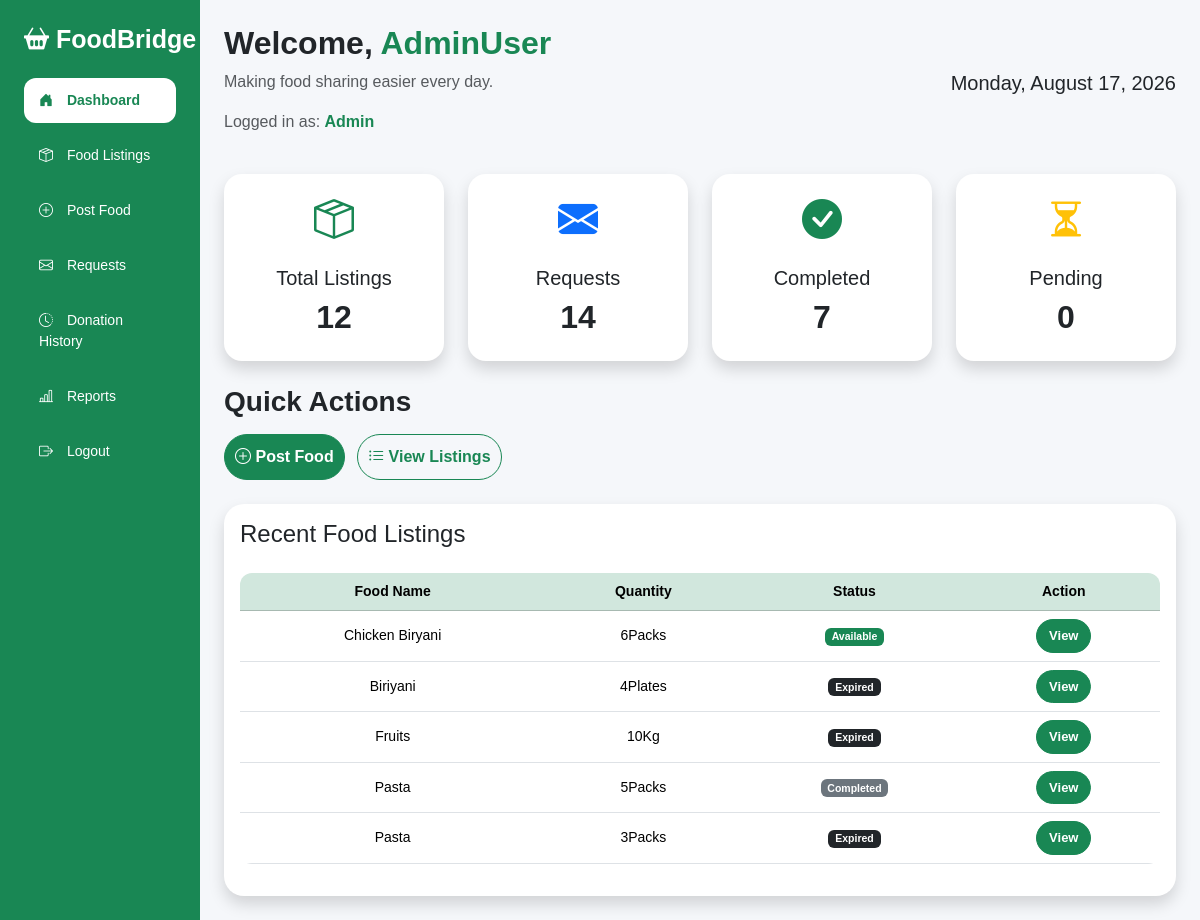
The app's page /FoodBridge_PHP/dashboard.php (signed in) with its own data.
### tables this page shows
CREATE TABLE `food_listing` (
  `listing_ID` int(11) NOT NULL,
  `donor_id` int(11) NOT NULL,
  `Food_Name` varchar(50) NOT NULL,
  `description` varchar(200) DEFAULT NULL,
  `quantity` int(11) NOT NULL,
  `unit` varchar(30) NOT NULL,
  `location` varchar(200) NOT NULL,
  `expiry_time` datetime NOT NULL,
  `status` varchar(30) NOT NULL,
  `created_at` datetime NOT NULL,
  `updated_at` datetime DEFAULT NULL
);

### FoodBridge_PHP/dashboard.php (the view, shortened to what this page needs)
<?php
include("config.php");
$sql = "SELECT COUNT(*) AS total_listings FROM FOOD_LISTING";
$result = mysqli_query($conn,$sql);
$total_listings = mysqli_fetch_assoc($result)['total_listings'];
$sql = "SELECT COUNT(*) AS total_requests FROM REQUEST";
$result = mysqli_query($conn,$sql);
$total_requests = mysqli_fetch_assoc($result)['total_requests'];
$sql = "SELECT COUNT(*) AS completed
FROM REQUEST
WHERE request_status='Completed'";
$result = mysqli_query($conn,$sql);
$completed = mysqli_fetch_assoc($result)['completed'];
$sql = "SELECT COUNT(*) AS pending
FROM REQUEST
WHERE request_status='Pending'";
$result = mysqli_query($conn,$sql);
$pending = mysqli_fetch_assoc($result)['pending'];
$sql = " SELECT * FROM FOOD_LISTING ORDER BY listing_ID DESC LIMIT 5 ";
$recent_result = mysqli_query($conn,$sql);
?>
<!DOCTYPE html>
<html lang="en">
<head>
    <link href="https://cdn.jsdelivr.net/npm/bootstrap@5.3.7/dist/css/bootstrap.min.css" rel="stylesheet">
    <link rel="stylesheet"
        href="https://cdn.jsdelivr.net/npm/bootstrap-icons@1.13.1/font/bootstrap-icons.min.css">
    <link rel="stylesheet" href="css/style.css">
</head>
<body>
    <div class="container-fluid">
        <div class="row">
            <div class="col-md-3 col-lg-2 sidebar p-4">
                <h3 class="text-white mb-4 sidebar-title">
    <i class="bi bi-basket2-fill"></i> FoodBridge
</h3>
                <a href="dashboard.php" class="active">
                    <i class="bi bi-house-door-fill"></i> Dashboard
                </a>
                <a href="food-listings.php">
                    <i class="bi bi-box-seam"></i> Food Listings
                </a>
<?php
if($_SESSION['role']=="Donor" || $_SESSION['role']=="Admin")
{
?>
<a href="post-food.php">
<i class="bi bi-plus-circle"></i> Post Food
</a>
<?php
}
?>
                <a href="request-food.php">
                    <i class="bi bi-envelope"></i> Requests
                </a>
                <a href="donation-history.php">
                    <i class="bi bi-clock-history"></i> Donation History
                </a>
                <a href="report.php">
                    <i class="bi bi-bar-chart-line"></i> Reports
                </a>
                <a href="logout.php">
                    <i class="bi bi-box-arrow-right"></i> Logout
                </a>
            </div>
            <div class="col-md-9 col-lg-10 p-4">
                <div class="d-flex justify-content-between align-items-center mb-4">
    <div>
        <h2>
          Welcome,
          <span class="text-success">
          <?php echo $_SESSION['full_name'];?>
          </span>
        </h2>
        <p class="text-muted">
            Making food sharing easier every day.
        </p>
        <p class="text-muted">
         Logged in as:
         <strong class="text-success">
         <?php echo $_SESSION['role']; ?>
         </strong>
        </p>
    </div>
    <div class="text-end">
        <h5 id="currentDate"></h5>
    </div>
</div>
                <div class="row">
                    <div class="col-md-6 col-lg-3 mb-4">
                        <div class="card shadow border-0 dashboard-card">
                            <div class="card-body text-center">
                                <i class="bi bi-box-seam text-success fs-1"></i>
                                <h5 class="mt-3">Total Listings</h5>
                                <h2><?php echo $total_listings; ?></h2>
                            </div>
                        </div>
                    </div>
                    <div class="col-md-6 col-lg-3 mb-4">
                        <div class="card shadow border-0 dashboard-card">
                            <div class="card-body text-center">
                                <i class="bi bi-envelope-fill text-primary fs-1"></i>
                                <h5 class="mt-3">Requests</h5>
                                <h2><?php echo $total_requests; ?></h2>
                            </div>
                        </div>
                    </div>
                    <div class="col-md-6 col-lg-3 mb-4">
                        <div class="card shadow border-0 dashboard-card">
                            <div class="card-body text-center">
                                <i class="bi bi-check-circle-fill text-success fs-1"></i>
                                <h5 class="mt-3">Completed</h5>
                                <h2><?php echo $completed; ?></h2>
                            </div>
                        </div>
                    </div>
                    <div class="col-md-6 col-lg-3 mb-4">
                        <div class="card shadow border-0 dashboard-card">
                            <div class="card-body text-center">
                                <i class="bi bi-hourglass-split text-warning fs-1"></i>
                                <h5 class="mt-3">Pending</h5>
                                <h2><?php echo $pending; ?></h2>
                            </div>
                        </div>
                    </div>
                </div>
                <div class="mb-4">
                    <h3 class="mb-3">Quick Actions</h3>
                    <a href="post-food.php" class="btn btn-success me-2">
                        <i class="bi bi-plus-circle"></i> Post Food
                    </a>
                    <a href="food-listings.php" class="btn btn-outline-success">
                        <i class="bi bi-list-ul"></i> View Listings
                    </a>
                </div>
                <div class="card shadow border-0">
                    <div class="card-body">
                        <h4 class="mb-4">
                            Recent Food Listings
                        </h4>
                        <div class="table-responsive">
                            <table class="table table-hover align-middle">
                                <thead class="table-success">
                                    <tr>
                                        <th>Food Name</th>
                                        <th>Quantity</th>
                                        <th>Status</th>
                                        <th>Action</th>
                                    </tr>
                                </thead>
                                <tbody>
<?php
while($row = mysqli_fetch_assoc($recent_result))
{
?>
<tr>
<td><?php echo $row['Food_Name']; ?></td>
<td>
<?php echo $row['quantity']; ?>
<?php echo $row['unit']; ?>
</td>
<td>
<?php
$status = $row['status'];
if($status=="Available")
{
$badge="success";
}
elseif($status=="Requested")
{
$badge="warning text-dark";
}
elseif($status=="Collected")
{
$badge="primary";
}
elseif($status=="Completed")
{
$badge="secondary";
}
else
{
$badge="dark";
}
?>
<span class="badge bg-<?php echo explode(" ",$badge)[0]; ?>
<?php if(str_contains($badge,"text-dark")) echo "text-dark"; ?>">
<?php echo $status; ?>
</span>
</td>
<td>
<a href="view-food.php?id=<?php echo $row['listing_ID']; ?>"
class="btn btn-success btn-sm">
View
</a>
</td>
</tr>
<?php
}
?>
                                </tbody>
                            </table>
                        </div>
                    </div>
                </div>
            </div>
        </div>
    </div>
</body>
</html>

### FoodBridge_PHP/css/style.css (style rules this page uses)
body { font-family: Arial, Helvetica, sans-serif; background-color: #f8f9fa; }
.card { transition: 0.3s; }
.btn { border-radius: 30px; padding: 10px 25px; }
.card { border-radius: 20px; }
.btn { border-radius: 30px; padding: 10px; font-weight: 600; }
h1,h2,h3 { font-weight: 700; }
.sidebar { background: #198754; min-height: 100vh; position: sticky; top: 0; }
.sidebar h3 { font-weight: 700; margin-bottom: 30px; }
.sidebar a { display: block; color: white; text-decoration: none; padding: 12px 15px; margin-bottom: 10px; border-radius: 12px; transition: all 0.3s ease; font-size: 14px; }
.sidebar a i { margin-right: 10px; }
.sidebar a.active { background: white; color: #198754; font-weight: bold; white-space: nowrap; }
.dashboard-card { border-radius: 18px; transition: all 0.3s ease; cursor: pointer; }
.dashboard-card i { transition: 0.3s; }
.table { border-radius: 12px; overflow: hidden; }
.table tbody tr { transition: 0.25s; }
.btn { transition: 0.3s; }
body { background: #f5f7fa; }
.table { font-size: 14px; }
.table th, .table td { text-align: center; vertical-align: middle; }
.table .btn { font-size: 13px; padding: 6px 12px; }
.sidebar-title { white-space: nowrap; font-size: 25px; }

### records on screen
food_listing: Food_Name "Chicken Biryani", quantity "6", unit "Packs", status "Available"
food_listing: Food_Name "Biriyani", quantity "4", unit "Plates", status "Expired"
food_listing: Food_Name "Fruits", quantity "10", unit "Kg", status "Expired"
food_listing: Food_Name "Pasta", quantity "5", unit "Packs", status "Completed"
food_listing: Food_Name "Pasta", quantity "3", unit "Packs", status "Expired"

### other values on screen
$_SESSION['full_name'] "AdminUser"
$_SESSION['role'] "Admin"
$total_listings "12"
$total_requests "14"
$completed "7"
$pending "0"
